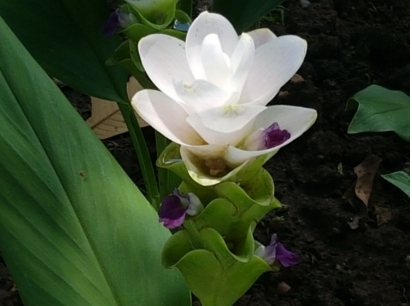
#> input picture 데이터 분석 및 시각화/flower04.jpg, 412 x 306 px
$ jupyter execute 0108.ipynb
#> lines starting #> are read from the running program, lines starting #| are printed output that depends on the picture
#### python 에서 이미지 업로드 버튼 만들기

#### 히스토그램
- 그레이스케일 영상의 히스토그램 구하기

[cell 1]
import cv2
import sys
import matplotlib.pyplot as plt

src = cv2.imread('flower04.jpg', cv2.IMREAD_GRAYSCALE)
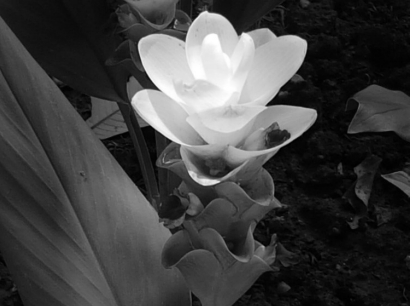
#> src: shape (306, 412); min 0, max 255, mean 65.5

if src is None:
    print("Image load failed")
    sys.exit()

# 그레이스케일
hist = cv2.calcHist([src], [0], None, [256], [0, 256])
#> hist = 256 values, max 2561 at index 7, min 17 at index 0, mean 492.5

cv2.imshow('src', src)
cv2.waitKey(1)

plt.plot(hist)
plt.show()
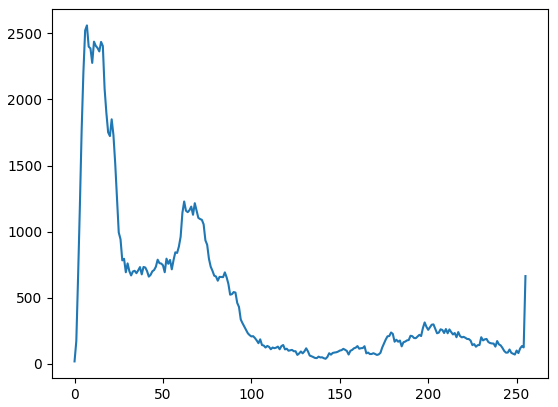
#> figure drawn by matplotlib, 1 panel; curve peaks at x = 7, y = 2561
